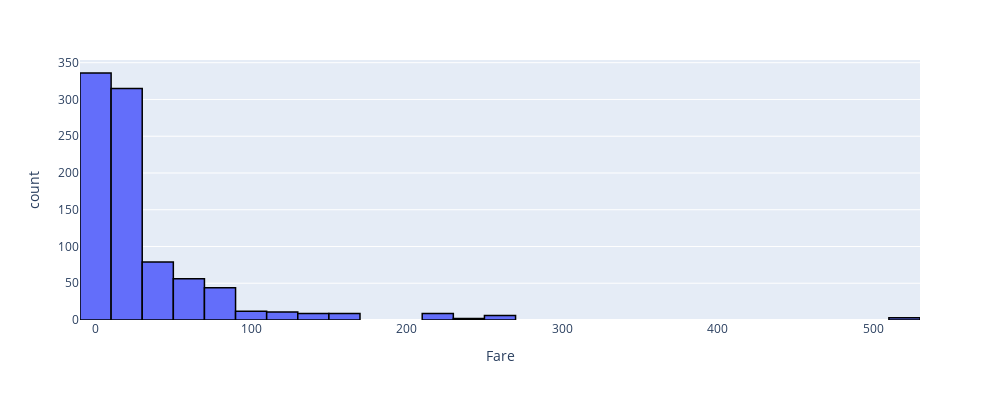

Notebook code for this chart:
### Code cell
import plotly.express as px

fig = px.histogram(train, x="Fare", nbins=40)

# Add borders around each bar
fig.update_traces(marker_line_color='black', marker_line_width=1.5)

fig.update_layout(width=1000, height=400)
fig.show()

### Figure 1 — Plotly figure (JSON) as saved in the notebook; plotly's stock layout.template omitted (floating-point values rounded to 4 significant figures; data arrays with more than 128 entries replaced by an {"elided": "..."} marker saying what was removed)
{"data": [{"bingroup": "x", "hovertemplate": "Fare=%{x}<br>count=%{y}<extra></extra>", "legendgroup": "", "marker": {"color": "#636efa", "line": {"color": "black", "width": 1.5}, "pattern": {"shape": ""}}, "name": "", "nbinsx": 40, "orientation": "v", "showlegend": false, "type": "histogram", "x": {"elided": "891 float values"}, "xaxis": "x", "yaxis": "y"}], "layout": {"barmode": "relative", "height": 400, "legend": {"tracegroupgap": 0}, "margin": {"t": 60}, "width": 1000, "xaxis": {"anchor": "y", "domain": [0, 1], "title": {"text": "Fare"}}, "yaxis": {"anchor": "x", "domain": [0, 1], "title": {"text": "count"}}}}
